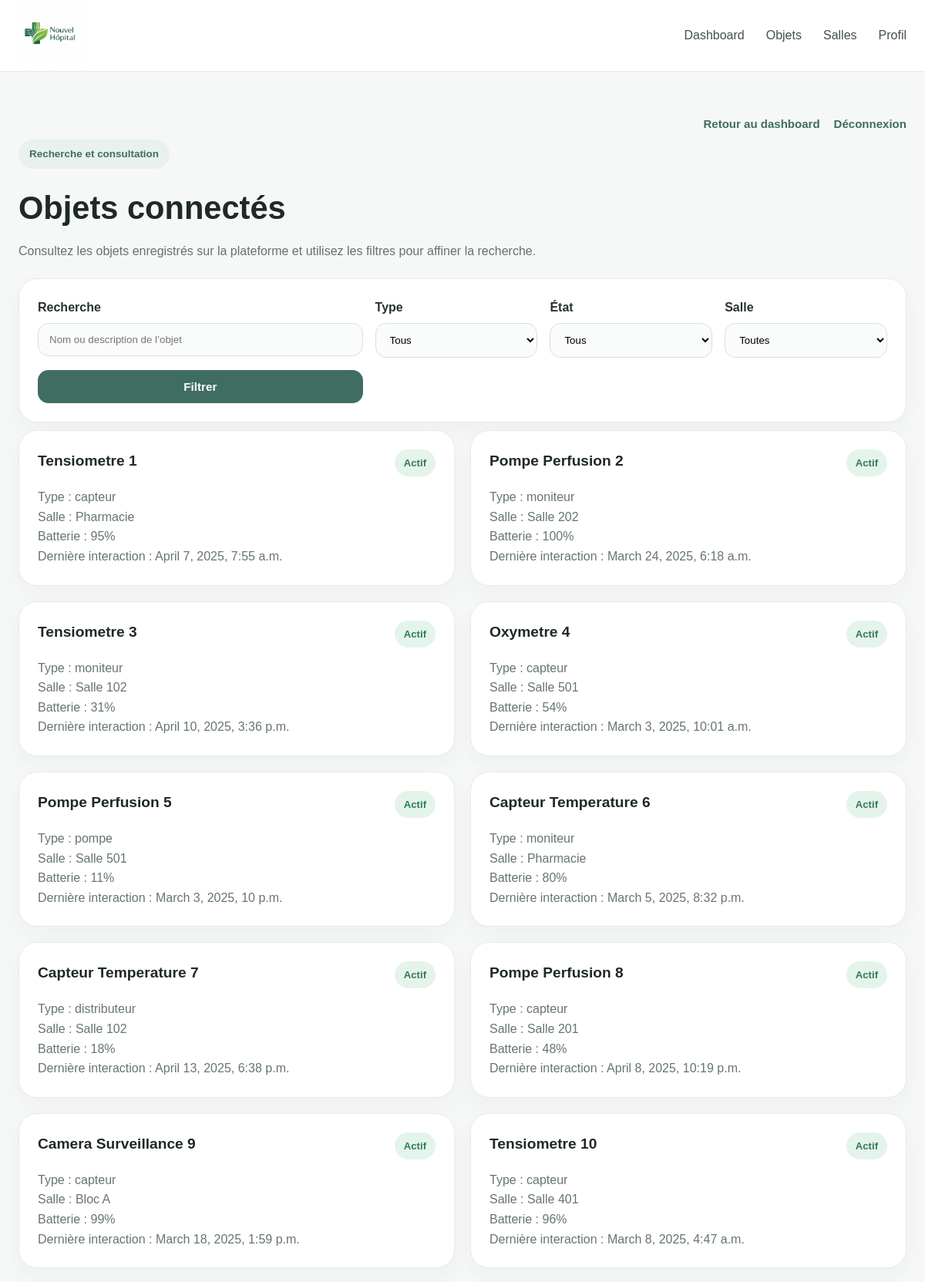
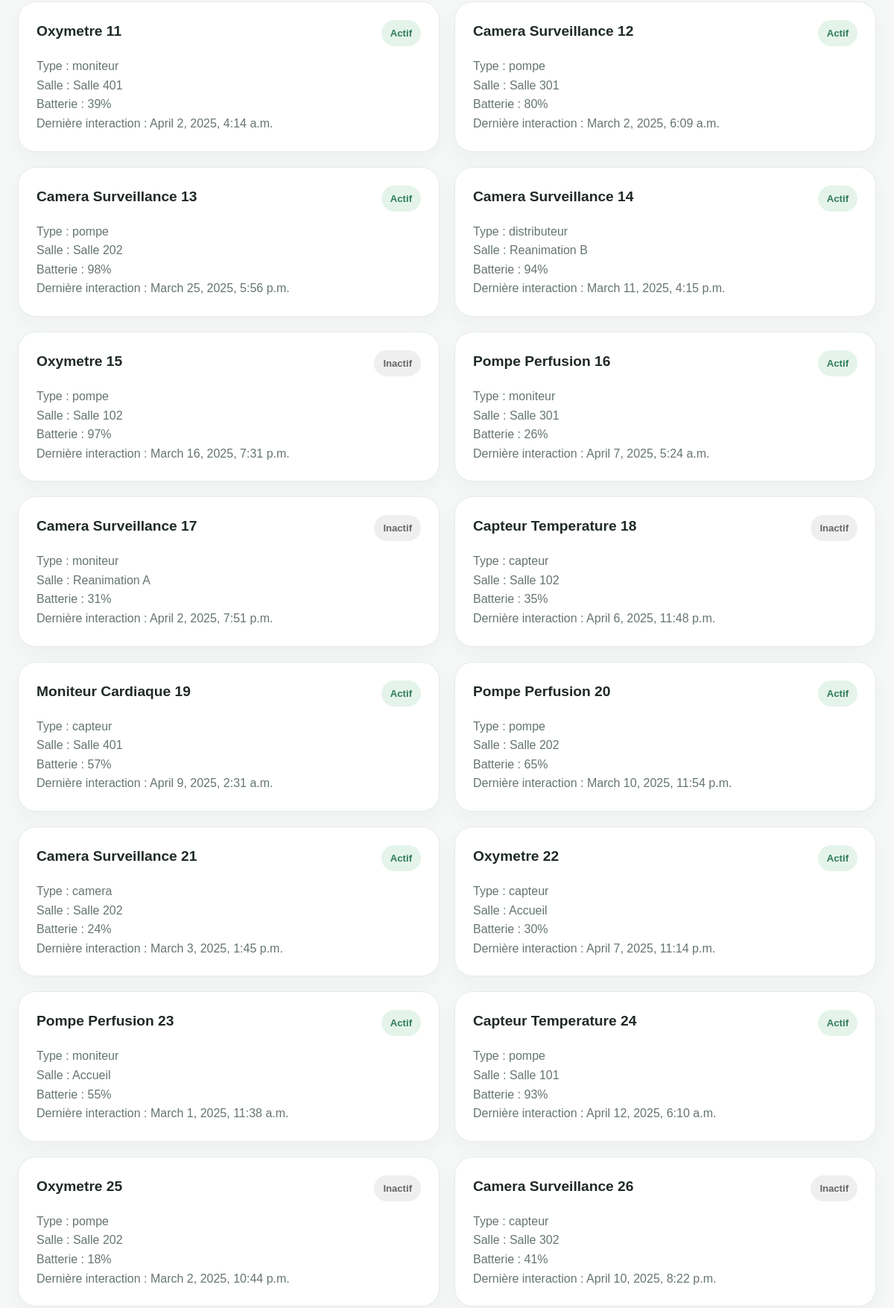
Screenshot of /objects/ (signed in, upper part) with the database file from the repository (2 pictures, top to bottom).
### hopital/models.py (models this page shows, shortened)
class ObjetConnecte(models.Model):
    nom = models.CharField(max_length=100)
    description = models.TextField(blank=True, null=True)
    type = models.CharField(max_length=50, blank=True, null=True)
    marque = models.CharField(max_length=50, blank=True, null=True)
    etat = models.CharField(max_length=20, default='inactif')
    connectivite = models.CharField(max_length=50, blank=True, null=True)
    niveau_batterie = models.IntegerField(blank=True, null=True)
    derniere_interaction = models.DateTimeField(blank=True, null=True)
    salle = models.ForeignKey(Salle, on_delete=models.SET_NULL, blank=True, null=True)

class Salle(models.Model):
    nom = models.CharField(max_length=50)
    etage = models.IntegerField(blank=True, null=True)
    service = models.ForeignKey(Service, on_delete=models.SET_NULL, blank=True, null=True)

### hopital/views.py (the view)
# urls.py: path('objects/', views.objects, name='objects'),
@login_required
def objects(request):
    objets = ObjetConnecte.objects.all()
    salles = Salle.objects.all()
    q = request.GET.get("q")
    type_objet = request.GET.get("type")
    etat = request.GET.get("etat")
    salle = request.GET.get("salle")
    if q:
        objets = objets.filter(
            Q(nom__icontains=q) | Q(description__icontains=q)
        )
    if type_objet:
        objets = objets.filter(type=type_objet)
    if etat:
        objets = objets.filter(etat=etat)
    if salle:
        objets = objets.filter(salle_id=salle)
    return render(request, 'hopital/objects.html', {'objets': objets,"salles": salles})

### hopital/templates/hopital/objects.html (shortened to what this page needs)
{% load static %}
<!DOCTYPE html>
<html lang="fr">
<head>
  <link rel="stylesheet" href="{% static 'hopital/CSS/style.css' %}">
</head>
<body>
<header class="navbar">
  <div class="container nav-container">
    <a href="{% url 'index' %}" class="logo">
      <img src="{% static 'hopital/photo/logo.png' %}" alt="Logo Nouvel Hôpital">
    </a>
    <nav class="nav-links">
      <a href="{% url 'dashboard' %}">Dashboard</a>
      <a href="{% url 'objects' %}">Objets</a>
      <a href="{% url 'room' %}">Salles</a>
      <a href="{% url 'profile' %}">Profil</a>
    </nav>
  </div>
</header>
<main class="dashboard-page">
  <div class="container">
    <div class="page-tools">
      <a href="{% url 'dashboard' %}">Retour au dashboard</a>
      <a href="{% url 'login' %}">Déconnexion</a>
    </div>
    <section class="objects-top">
      <div>
        <span class="tag">Recherche et consultation</span>
        <h1>Objets connectés</h1>
        <p>
          Consultez les objets enregistrés sur la plateforme et utilisez
          les filtres pour affiner la recherche.
        </p>
      </div>
    </section>
    <form method="GET" class="filters-box">
      <div class="filter-item">
        <label for="search">Recherche</label>
        <input
          type="text"
          id="search"
          name="q"
          placeholder="Nom ou description de l’objet"
          value="{{ request.GET.q }}"
        >
      </div>
      <div class="filter-item">
        <label for="type">Type</label>
        <select id="type" name="type">
          <option value="">Tous</option>
        </select>
      </div>
      <div class="filter-item">
        <label for="state">État</label>
        <select id="state" name="etat">
          <option value="">Tous</option>
        </select>
      </div>
      <div class="filter-item">
        <label for="room">Salle</label>
        <select id="room" name="salle">
          <option value="">Toutes</option>
        </select>
      </div>
      <div class="filter-item filter-button">
        <button type="submit" class="btn btn-primary">Filtrer</button>
      </div>
    </form>
    <section class="object-grid">
      {% for objet in objets %}
    <article class="object-card-modern">
     <div class="object-top">
        <h3>{{ objet.nom }}</h3>
        {% if objet.etat == "actif" %}
        <span class="status active">Actif</span>
        {% else %}
        <span class="status inactive">Inactif</span>
        {% endif %}
      </div>
      <p>Type : {{ objet.type }}</p>
      <p>Salle : {{ objet.salle.nom }}</p>
      <p>Batterie : {{ objet.niveau_batterie }}%</p>
      <p>Dernière interaction : {{ objet.derniere_interaction }}</p>
    </article>
    {% empty %}
    <p>Aucun objet connecté trouvé.</p>
    {% endfor %}
    </section>
  </div>
</main>
</body>
</html>

### hopital/static/hopital/CSS/style.css (style rules this page uses)
* { margin:0; padding:0; box-sizing:border-box; }
html { scroll-behavior:smooth; }
body { font-family: Arial, Helvetica, sans-serif; background:#f6f8f7; color:#1f2926; line-height:1.6; }
a { text-decoration:none; color:inherit; }
img { max-width:100%; height:auto; }
.container { width:min(1180px, calc(100% - 48px)); margin:0 auto; }
.navbar { position:sticky; top:0; z-index:1000; background:rgba(255,255,255,0.96); backdrop-filter:blur(10px); border-bottom:1px solid #e5ece8; }
.nav-container { min-height:92px; display:flex; align-items:center; justify-content:space-between; gap:24px; }
.logo { display:flex; align-items:center; }
.logo img { width:90px; height:90px; object-fit:contain; }
.nav-links { display:flex; align-items:center; gap:28px; flex-wrap:wrap; }
.nav-links a { color:#42504b; font-weight:500; transition:0.25s; }
.btn { display:inline-flex; align-items:center; justify-content:center; padding:12px 20px; border-radius:14px; font-weight:600; font-size:0.95rem; border:1px solid transparent; transition:0.25s; }
.btn-primary { background:#3f6d62; color:white; }
.page-tools { display:flex; justify-content:flex-end; gap:18px; margin:22px 0 8px; flex-wrap:wrap; }
.page-tools a { color:#3f6d62; font-weight:700; font-size:0.94rem; }
.tag { display:inline-block; padding:8px 14px; border-radius:999px; background:#e8f1ee; color:#3f6d62; font-size:0.84rem; font-weight:700; margin-bottom:18px; }
.feature-card, .service-card, .news-card, .quick-card, .profile-card, .dash-card, .object-card-modern, .room-card, .table-card, .resource-card, .auth-card, .auth-side, .level-box, .level-card { background:white; border:1px solid #e5ece8; border-radius:24px; padding:24px; box-shadow:0 10px 26px rgba(31,41,38,0.04); }
.feature-card p, .service-card p, .news-card p, .quick-card p, .profile-list li, .object-card-modern p, .room-card p { color:#66756f; }
.dashboard-page { padding:34px 0 70px; }
.objects-top { margin-bottom:22px; }
.objects-top h1 { font-size:2.6rem; margin-bottom:10px; }
.objects-top p { color:#64726d; }
.filters-box { background:white; border:1px solid #e5ece8; border-radius:24px; padding:24px; display:grid; grid-template-columns:2fr 1fr 1fr 1fr; gap:16px; margin-bottom:10px; box-shadow:0 10px 26px rgba(31,41,38,0.04); }
.filter-item { display:flex; flex-direction:column; gap:8px; }
.filter-item label { font-weight:600; color:#26332f; }
.filter-item input, .filter-item select { padding:13px 14px; border-radius:14px; border:1px solid #d7e1dc; background:#fafcfb; outline:none; }
.object-grid, .room-grid { display:grid; grid-template-columns:repeat(2, 1fr); gap:20px; }
.object-top { display:flex; justify-content:space-between; align-items:flex-start; gap:14px; margin-bottom:14px; }
.object-top h3 { font-size:1.2rem; }
.status { display:inline-block; padding:7px 12px; border-radius:999px; font-size:0.82rem; font-weight:700; }
.status.active { background:#e5f4eb; color:#2f7b56; }
.status.inactive { background:#efefef; color:#666; }

### rows the page displays
ObjetConnecte: nom "Tensiometre 1", etat "Actif", type "capteur", salle.nom "Pharmacie", niveau_batterie "95", derniere_interaction "April 7, 2025, 7:55 a.m."
ObjetConnecte: nom "Pompe Perfusion 2", etat "Actif", type "moniteur", salle.nom "Salle 202", niveau_batterie "100", derniere_interaction "March 24, 2025, 6:18 a.m."
ObjetConnecte: nom "Tensiometre 3", etat "Actif", type "moniteur", salle.nom "Salle 102", niveau_batterie "31", derniere_interaction "April 10, 2025, 3:36 p.m."
ObjetConnecte: nom "Oxymetre 4", etat "Actif", type "capteur", salle.nom "Salle 501", niveau_batterie "54", derniere_interaction "March 3, 2025, 10:01 a.m."
ObjetConnecte: nom "Pompe Perfusion 5", etat "Actif", type "pompe", salle.nom "Salle 501", niveau_batterie "11", derniere_interaction "March 3, 2025, 10 p.m."
ObjetConnecte: nom "Capteur Temperature 6", etat "Actif", type "moniteur", salle.nom "Pharmacie", niveau_batterie "80", derniere_interaction "March 5, 2025, 8:32 p.m."
ObjetConnecte: nom "Capteur Temperature 7", etat "Actif", type "distributeur", salle.nom "Salle 102", niveau_batterie "18", derniere_interaction "April 13, 2025, 6:38 p.m."
ObjetConnecte: nom "Pompe Perfusion 8", etat "Actif", type "capteur", salle.nom "Salle 201", niveau_batterie "48", derniere_interaction "April 8, 2025, 10:19 p.m."
ObjetConnecte: nom "Camera Surveillance 9", etat "Actif", type "capteur", salle.nom "Bloc A", niveau_batterie "99", derniere_interaction "March 18, 2025, 1:59 p.m."
ObjetConnecte: nom "Tensiometre 10", etat "Actif", type "capteur", salle.nom "Salle 401", niveau_batterie "96", derniere_interaction "March 8, 2025, 4:47 a.m."
ObjetConnecte: nom "Oxymetre 11", etat "Actif", type "moniteur", salle.nom "Salle 401", niveau_batterie "39", derniere_interaction "April 2, 2025, 4:14 a.m."
ObjetConnecte: nom "Camera Surveillance 12", etat "Actif", type "pompe", salle.nom "Salle 301", niveau_batterie "80", derniere_interaction "March 2, 2025, 6:09 a.m."
ObjetConnecte: nom "Camera Surveillance 13", etat "Actif", type "pompe", salle.nom "Salle 202", niveau_batterie "98", derniere_interaction "March 25, 2025, 5:56 p.m."
ObjetConnecte: nom "Camera Surveillance 14", etat "Actif", type "distributeur", salle.nom "Reanimation B", niveau_batterie "94", derniere_interaction "March 11, 2025, 4:15 p.m."
ObjetConnecte: nom "Oxymetre 15", etat "Inactif", type "pompe", salle.nom "Salle 102", niveau_batterie "97", derniere_interaction "March 16, 2025, 7:31 p.m."
ObjetConnecte: nom "Pompe Perfusion 16", etat "Actif", type "moniteur", salle.nom "Salle 301", niveau_batterie "26", derniere_interaction "April 7, 2025, 5:24 a.m."
ObjetConnecte: nom "Camera Surveillance 17", etat "Inactif", type "moniteur", salle.nom "Reanimation A", niveau_batterie "31", derniere_interaction "April 2, 2025, 7:51 p.m."
ObjetConnecte: nom "Capteur Temperature 18", etat "Inactif", type "capteur", salle.nom "Salle 102", niveau_batterie "35", derniere_interaction "April 6, 2025, 11:48 p.m."
ObjetConnecte: nom "Moniteur Cardiaque 19", etat "Actif", type "capteur", salle.nom "Salle 401", niveau_batterie "57", derniere_interaction "April 9, 2025, 2:31 a.m."
ObjetConnecte: nom "Pompe Perfusion 20", etat "Actif", type "pompe", salle.nom "Salle 202", niveau_batterie "65", derniere_interaction "March 10, 2025, 11:54 p.m."
ObjetConnecte: nom "Camera Surveillance 21", etat "Actif", type "camera", salle.nom "Salle 202", niveau_batterie "24", derniere_interaction "March 3, 2025, 1:45 p.m."
ObjetConnecte: nom "Oxymetre 22", etat "Actif", type "capteur", salle.nom "Accueil", niveau_batterie "30", derniere_interaction "April 7, 2025, 11:14 p.m."
ObjetConnecte: nom "Pompe Perfusion 23", etat "Actif", type "moniteur", salle.nom "Accueil", niveau_batterie "55", derniere_interaction "March 1, 2025, 11:38 a.m."
ObjetConnecte: nom "Capteur Temperature 24", etat "Actif", type "pompe", salle.nom "Salle 101", niveau_batterie "93", derniere_interaction "April 12, 2025, 6:10 a.m."
ObjetConnecte: nom "Oxymetre 25", etat "Inactif", type "pompe", salle.nom "Salle 202", niveau_batterie "18", derniere_interaction "March 2, 2025, 10:44 p.m."
ObjetConnecte: nom "Camera Surveillance 26", etat "Inactif", type "capteur", salle.nom "Salle 302", niveau_batterie "41", derniere_interaction "April 10, 2025, 8:22 p.m."
